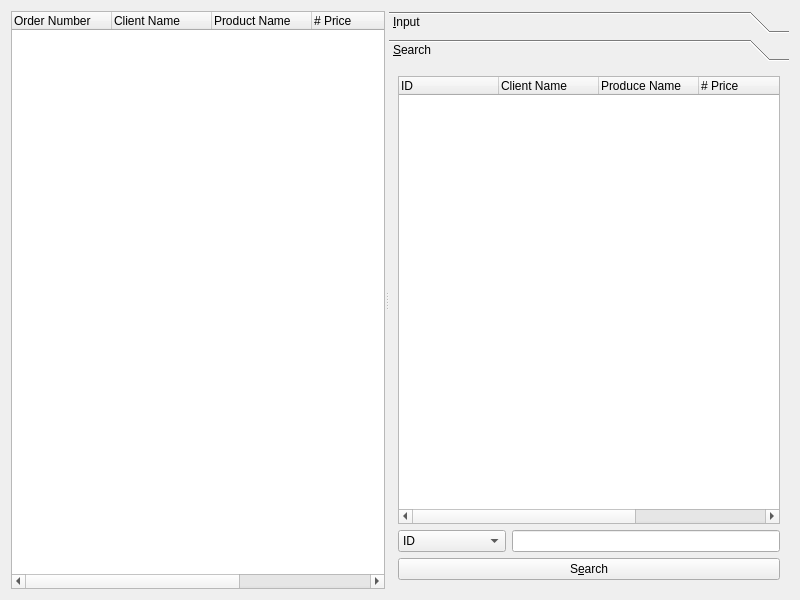
<?xml version="1.0" encoding="UTF-8"?>
<ui version="4.0">
 <class>OrderManagerForm</class>
 <widget class="QWidget" name="OrderManagerForm">
  <property name="geometry">
   <rect>
    <x>0</x>
    <y>0</y>
    <width>800</width>
    <height>600</height>
   </rect>
  </property>
  <property name="windowTitle">
   <string>Order Info</string>
  </property>
  <layout class="QVBoxLayout" name="verticalLayout_2">
   <item>
    <widget class="QSplitter" name="splitter">
     <property name="orientation">
      <enum>Qt::Horizontal</enum>
     </property>
     <widget class="QWidget" name="layoutWidget">
      <layout class="QVBoxLayout" name="listVerticalLayout">
       <item>
        <widget class="QTreeWidget" name="treeWidget">
         <property name="rootIsDecorated">
          <bool>false</bool>
         </property>
         <column>
          <property name="text">
           <string>Order Number</string>
          </property>
         </column>
         <column>
          <property name="text">
           <string>Client Name</string>
          </property>
         </column>
         <column>
          <property name="text">
           <string>Product Name</string>
          </property>
         </column>
         <column>
          <property name="text">
           <string># Price</string>
          </property>
         </column>
         <column>
          <property name="text">
           <string>Quantity</string>
          </property>
         </column>
         <column>
          <property name="text">
           <string>Total Price</string>
          </property>
         </column>
        </widget>
       </item>
      </layout>
     </widget>
     <widget class="QToolBox" name="toolBox">
      <property name="currentIndex">
       <number>1</number>
      </property>
      <widget class="QWidget" name="inputPage">
       <property name="geometry">
        <rect>
         <x>0</x>
         <y>0</y>
         <width>411</width>
         <height>508</height>
        </rect>
       </property>
       <attribute name="label">
        <string>&amp;Input</string>
       </attribute>
       <layout class="QVBoxLayout" name="verticalLayout">
        <item>
         <layout class="QFormLayout" name="clientFormLayout">
          <item row="0" column="0">
           <widget class="QLabel" name="idLabel">
            <property name="text">
             <string>&amp;Order Number</string>
            </property>
            <property name="buddy">
             <cstring>idLineEdit</cstring>
            </property>
           </widget>
          </item>
          <item row="1" column="0">
           <widget class="QLabel" name="clientLabel">
            <property name="text">
             <string>&amp;Client Name</string>
            </property>
            <property name="buddy">
             <cstring>clientComboBox</cstring>
            </property>
           </widget>
          </item>
          <item row="3" column="0">
           <widget class="QLabel" name="quantityLabel">
            <property name="text">
             <string>&amp;Quantity</string>
            </property>
            <property name="buddy">
             <cstring>quantitySpinBox</cstring>
            </property>
           </widget>
          </item>
          <item row="2" column="0">
           <widget class="QLabel" name="productLabel">
            <property name="text">
             <string>&amp;Product Name</string>
            </property>
            <property name="buddy">
             <cstring>productComboBox</cstring>
            </property>
           </widget>
          </item>
          <item row="0" column="1">
           <widget class="QLineEdit" name="idLineEdit">
            <property name="readOnly">
             <bool>true</bool>
            </property>
           </widget>
          </item>
          <item row="5" column="0">
           <widget class="QLabel" name="totalPriceLabel">
            <property name="text">
             <string>&amp;Total Price</string>
            </property>
            <property name="buddy">
             <cstring>totalPriceLineEdit</cstring>
            </property>
           </widget>
          </item>
          <item row="4" column="0">
           <widget class="QLabel" name="priceLabel">
            <property name="text">
             <string>P&amp;rice per piece</string>
            </property>
            <property name="buddy">
             <cstring>priceLineEdit</cstring>
            </property>
           </widget>
          </item>
          <item row="4" column="1">
           <widget class="QLineEdit" name="priceLineEdit"/>
          </item>
          <item row="5" column="1">
           <widget class="QLineEdit" name="totalPriceLineEdit"/>
          </item>
          <item row="1" column="1">
           <widget class="QComboBox" name="clientComboBox">
            <property name="editable">
             <bool>true</bool>
            </property>
           </widget>
          </item>
          <item row="2" column="1">
           <widget class="QComboBox" name="productComboBox">
            <property name="editable">
             <bool>true</bool>
            </property>
           </widget>
          </item>
          <item row="3" column="1">
           <widget class="QSpinBox" name="quantitySpinBox">
            <property name="maximum">
             <number>10000</number>
            </property>
           </widget>
          </item>
         </layout>
        </item>
        <item>
         <widget class="QTreeWidget" name="clientTreeWidget">
          <property name="rootIsDecorated">
           <bool>false</bool>
          </property>
          <column>
           <property name="text">
            <string>Name</string>
           </property>
          </column>
          <column>
           <property name="text">
            <string>Phone Number</string>
           </property>
          </column>
          <column>
           <property name="text">
            <string>Address</string>
           </property>
          </column>
         </widget>
        </item>
        <item>
         <widget class="QTreeWidget" name="productTreeWidget">
          <property name="rootIsDecorated">
           <bool>false</bool>
          </property>
          <column>
           <property name="text">
            <string>Name</string>
           </property>
          </column>
          <column>
           <property name="text">
            <string>Price</string>
           </property>
          </column>
          <column>
           <property name="text">
            <string>Quantity</string>
           </property>
          </column>
         </widget>
        </item>
        <item>
         <spacer name="verticalSpacer">
          <property name="orientation">
           <enum>Qt::Vertical</enum>
          </property>
          <property name="sizeHint" stdset="0">
           <size>
            <width>20</width>
            <height>40</height>
           </size>
          </property>
         </spacer>
        </item>
        <item>
         <layout class="QHBoxLayout" name="addHorizontalLayout">
          <item>
           <widget class="QPushButton" name="addPushButton">
            <property name="text">
             <string>&amp;Add</string>
            </property>
           </widget>
          </item>
          <item>
           <widget class="QPushButton" name="modifyPushButton">
            <property name="text">
             <string>&amp;Modify</string>
            </property>
           </widget>
          </item>
         </layout>
        </item>
       </layout>
      </widget>
      <widget class="QWidget" name="searchPage">
       <property name="geometry">
        <rect>
         <x>0</x>
         <y>0</y>
         <width>411</width>
         <height>508</height>
        </rect>
       </property>
       <attribute name="label">
        <string>&amp;Search</string>
       </attribute>
       <layout class="QVBoxLayout" name="verticalLayout_3">
        <item>
         <widget class="QTreeWidget" name="searchTreeWidget">
          <property name="rootIsDecorated">
           <bool>false</bool>
          </property>
          <column>
           <property name="text">
            <string>ID</string>
           </property>
          </column>
          <column>
           <property name="text">
            <string>Client Name</string>
           </property>
          </column>
          <column>
           <property name="text">
            <string>Produce Name</string>
           </property>
          </column>
          <column>
           <property name="text">
            <string># Price</string>
           </property>
          </column>
          <column>
           <property name="text">
            <string>Quantity</string>
           </property>
          </column>
          <column>
           <property name="text">
            <string>Total Price</string>
           </property>
          </column>
         </widget>
        </item>
        <item>
         <layout class="QHBoxLayout" name="horizontalLayout">
          <item>
           <widget class="QComboBox" name="searchComboBox">
            <item>
             <property name="text">
              <string>ID</string>
             </property>
            </item>
            <item>
             <property name="text">
              <string>Client Name</string>
             </property>
            </item>
            <item>
             <property name="text">
              <string>Product Name</string>
             </property>
            </item>
            <item>
             <property name="text">
              <string>Price</string>
             </property>
            </item>
            <item>
             <property name="text">
              <string>Quantity</string>
             </property>
            </item>
            <item>
             <property name="text">
              <string>Total Price</string>
             </property>
            </item>
           </widget>
          </item>
          <item>
           <widget class="QLineEdit" name="searchLineEdit"/>
          </item>
         </layout>
        </item>
        <item>
         <widget class="QPushButton" name="searchPushButton">
          <property name="text">
           <string>S&amp;earch</string>
          </property>
         </widget>
        </item>
       </layout>
      </widget>
     </widget>
    </widget>
   </item>
  </layout>
 </widget>
 <resources/>
 <connections/>
</ui>
